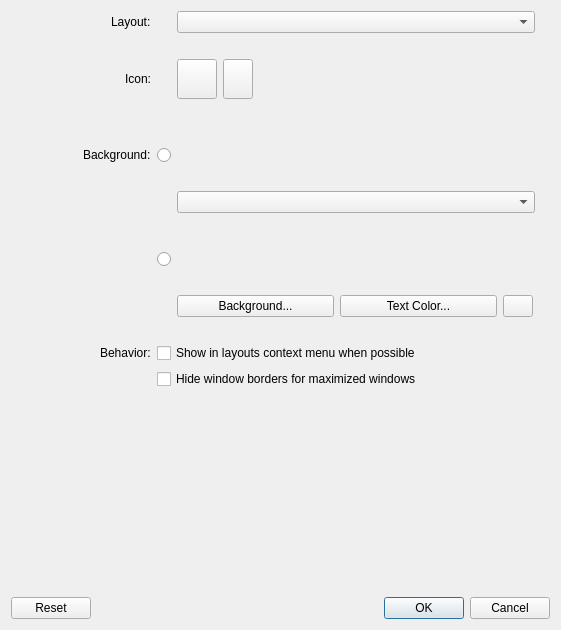
<?xml version="1.0" encoding="UTF-8"?>
<ui version="4.0">
 <class>DetailsDialog</class>
 <widget class="QDialog" name="DetailsDialog">
  <property name="geometry">
   <rect>
    <x>0</x>
    <y>0</y>
    <width>561</width>
    <height>630</height>
   </rect>
  </property>
  <property name="windowTitle">
   <string>Details</string>
  </property>
  <layout class="QVBoxLayout" name="verticalLayout">
   <item>
    <layout class="QHBoxLayout" name="optionsLayout">
     <item>
      <spacer name="horizontalSpacer">
       <property name="orientation">
        <enum>Qt::Horizontal</enum>
       </property>
       <property name="sizeType">
        <enum>QSizePolicy::Fixed</enum>
       </property>
       <property name="sizeHint" stdset="0">
        <size>
         <width>15</width>
         <height>20</height>
        </size>
       </property>
      </spacer>
     </item>
     <item>
      <layout class="QVBoxLayout" name="verticalLayout_2">
       <item>
        <layout class="QGridLayout" name="gridLayout" columnstretch="5,0,8">
         <item row="10" column="1">
          <widget class="QRadioButton" name="backRadioBtn">
           <property name="sizePolicy">
            <sizepolicy hsizetype="Preferred" vsizetype="Fixed">
             <horstretch>0</horstretch>
             <verstretch>0</verstretch>
            </sizepolicy>
           </property>
           <property name="maximumSize">
            <size>
             <width>20</width>
             <height>20</height>
            </size>
           </property>
           <property name="text">
            <string notr="true"/>
           </property>
          </widget>
         </item>
         <item row="14" column="0">
          <widget class="QLabel" name="behaviorSecRowLbl">
           <property name="text">
            <string notr="true"/>
           </property>
          </widget>
         </item>
         <item row="10" column="2">
          <layout class="QHBoxLayout" name="backgroundOptLayout">
           <item>
            <widget class="Latte::Settings::Widget::PatternWidget" name="backPatternWidget" native="true">
             <property name="minimumSize">
              <size>
               <width>358</width>
               <height>60</height>
              </size>
             </property>
            </widget>
           </item>
           <item>
            <spacer name="horizontalSpacer_7">
             <property name="orientation">
              <enum>Qt::Horizontal</enum>
             </property>
             <property name="sizeHint" stdset="0">
              <size>
               <width>40</width>
               <height>20</height>
              </size>
             </property>
            </spacer>
           </item>
          </layout>
         </item>
         <item row="5" column="1">
          <widget class="QRadioButton" name="colorRadioBtn">
           <property name="sizePolicy">
            <sizepolicy hsizetype="Preferred" vsizetype="Fixed">
             <horstretch>0</horstretch>
             <verstretch>0</verstretch>
            </sizepolicy>
           </property>
           <property name="minimumSize">
            <size>
             <width>0</width>
             <height>0</height>
            </size>
           </property>
           <property name="maximumSize">
            <size>
             <width>20</width>
             <height>20</height>
            </size>
           </property>
           <property name="text">
            <string notr="true"/>
           </property>
          </widget>
         </item>
         <item row="8" column="2">
          <spacer name="verticalSpacer_5">
           <property name="orientation">
            <enum>Qt::Vertical</enum>
           </property>
           <property name="sizeType">
            <enum>QSizePolicy::Fixed</enum>
           </property>
           <property name="sizeHint" stdset="0">
            <size>
             <width>20</width>
             <height>10</height>
            </size>
           </property>
          </spacer>
         </item>
         <item row="7" column="2">
          <layout class="QHBoxLayout" name="horizontalLayout">
           <item>
            <widget class="QComboBox" name="colorsCmb">
             <property name="minimumSize">
              <size>
               <width>358</width>
               <height>0</height>
              </size>
             </property>
            </widget>
           </item>
           <item>
            <spacer name="horizontalSpacer_10">
             <property name="orientation">
              <enum>Qt::Horizontal</enum>
             </property>
             <property name="sizeHint" stdset="0">
              <size>
               <width>40</width>
               <height>20</height>
              </size>
             </property>
            </spacer>
           </item>
          </layout>
         </item>
         <item row="3" column="2">
          <layout class="QHBoxLayout" name="iconHorLayout">
           <item>
            <widget class="QPushButton" name="iconBtn">
             <property name="minimumSize">
              <size>
               <width>40</width>
               <height>40</height>
              </size>
             </property>
             <property name="maximumSize">
              <size>
               <width>40</width>
               <height>40</height>
              </size>
             </property>
             <property name="text">
              <string notr="true"/>
             </property>
             <property name="icon">
              <iconset theme="add">
               <normaloff>.</normaloff>.</iconset>
             </property>
             <property name="iconSize">
              <size>
               <width>32</width>
               <height>32</height>
              </size>
             </property>
            </widget>
           </item>
           <item>
            <widget class="QPushButton" name="iconClearBtn">
             <property name="minimumSize">
              <size>
               <width>0</width>
               <height>0</height>
              </size>
             </property>
             <property name="maximumSize">
              <size>
               <width>30</width>
               <height>50</height>
              </size>
             </property>
             <property name="text">
              <string notr="true"/>
             </property>
             <property name="icon">
              <iconset theme="edit-clear">
               <normaloff>.</normaloff>.</iconset>
             </property>
            </widget>
           </item>
           <item>
            <spacer name="horizontalSpacer_8">
             <property name="orientation">
              <enum>Qt::Horizontal</enum>
             </property>
             <property name="sizeHint" stdset="0">
              <size>
               <width>40</width>
               <height>20</height>
              </size>
             </property>
            </spacer>
           </item>
          </layout>
         </item>
         <item row="13" column="0">
          <layout class="QHBoxLayout" name="horizontalLayout_5">
           <item>
            <spacer name="horizontalSpacer_5">
             <property name="orientation">
              <enum>Qt::Horizontal</enum>
             </property>
             <property name="sizeHint" stdset="0">
              <size>
               <width>40</width>
               <height>20</height>
              </size>
             </property>
            </spacer>
           </item>
           <item>
            <widget class="QLabel" name="behaviorLbl">
             <property name="text">
              <string>Behavior:</string>
             </property>
            </widget>
           </item>
          </layout>
         </item>
         <item row="11" column="2">
          <layout class="QHBoxLayout" name="horizontalLayout_2">
           <item>
            <layout class="QHBoxLayout" name="horizontalLayout_6">
             <item>
              <widget class="QPushButton" name="backgroundBtn">
               <property name="minimumSize">
                <size>
                 <width>157</width>
                 <height>0</height>
                </size>
               </property>
               <property name="text">
                <string>Background...</string>
               </property>
              </widget>
             </item>
             <item>
              <widget class="QPushButton" name="textColorBtn">
               <property name="minimumSize">
                <size>
                 <width>157</width>
                 <height>0</height>
                </size>
               </property>
               <property name="text">
                <string>Text Color...</string>
               </property>
              </widget>
             </item>
             <item>
              <widget class="QPushButton" name="patternClearBtn">
               <property name="minimumSize">
                <size>
                 <width>30</width>
                 <height>5</height>
                </size>
               </property>
               <property name="maximumSize">
                <size>
                 <width>30</width>
                 <height>16777215</height>
                </size>
               </property>
               <property name="text">
                <string/>
               </property>
               <property name="icon">
                <iconset theme="edit-clear">
                 <normaloff>.</normaloff>.</iconset>
               </property>
              </widget>
             </item>
            </layout>
           </item>
           <item>
            <spacer name="horizontalSpacer_9">
             <property name="orientation">
              <enum>Qt::Horizontal</enum>
             </property>
             <property name="sizeHint" stdset="0">
              <size>
               <width>40</width>
               <height>20</height>
              </size>
             </property>
            </spacer>
           </item>
          </layout>
         </item>
         <item row="12" column="2">
          <spacer name="verticalSpacer_4">
           <property name="orientation">
            <enum>Qt::Vertical</enum>
           </property>
           <property name="sizeType">
            <enum>QSizePolicy::Fixed</enum>
           </property>
           <property name="sizeHint" stdset="0">
            <size>
             <width>15</width>
             <height>20</height>
            </size>
           </property>
          </spacer>
         </item>
         <item row="5" column="2">
          <layout class="QHBoxLayout" name="colorsOptLayout">
           <item>
            <widget class="Latte::Settings::Widget::PatternWidget" name="colorPatternWidget" native="true">
             <property name="minimumSize">
              <size>
               <width>358</width>
               <height>60</height>
              </size>
             </property>
            </widget>
           </item>
           <item>
            <spacer name="horizontalSpacer_6">
             <property name="orientation">
              <enum>Qt::Horizontal</enum>
             </property>
             <property name="sizeHint" stdset="0">
              <size>
               <width>40</width>
               <height>20</height>
              </size>
             </property>
            </spacer>
           </item>
          </layout>
         </item>
         <item row="1" column="0">
          <layout class="QHBoxLayout" name="horizontalLayout_7">
           <item>
            <spacer name="horizontalSpacer_11">
             <property name="orientation">
              <enum>Qt::Horizontal</enum>
             </property>
             <property name="sizeHint" stdset="0">
              <size>
               <width>40</width>
               <height>20</height>
              </size>
             </property>
            </spacer>
           </item>
           <item>
            <widget class="QLabel" name="layoutLbl">
             <property name="text">
              <string>Layout:</string>
             </property>
            </widget>
           </item>
          </layout>
         </item>
         <item row="4" column="2">
          <spacer name="verticalSpacer_3">
           <property name="orientation">
            <enum>Qt::Vertical</enum>
           </property>
           <property name="sizeType">
            <enum>QSizePolicy::Fixed</enum>
           </property>
           <property name="sizeHint" stdset="0">
            <size>
             <width>15</width>
             <height>20</height>
            </size>
           </property>
          </spacer>
         </item>
         <item row="10" column="0">
          <widget class="QLabel" name="backSecondRowLbl">
           <property name="text">
            <string notr="true"/>
           </property>
          </widget>
         </item>
         <item row="5" column="0">
          <layout class="QHBoxLayout" name="horizontalLayout_4">
           <item>
            <spacer name="horizontalSpacer_4">
             <property name="orientation">
              <enum>Qt::Horizontal</enum>
             </property>
             <property name="sizeHint" stdset="0">
              <size>
               <width>40</width>
               <height>20</height>
              </size>
             </property>
            </spacer>
           </item>
           <item>
            <widget class="QLabel" name="backgroundLbl">
             <property name="minimumSize">
              <size>
               <width>0</width>
               <height>0</height>
              </size>
             </property>
             <property name="text">
              <string>Background:</string>
             </property>
            </widget>
           </item>
          </layout>
         </item>
         <item row="3" column="0">
          <layout class="QHBoxLayout" name="horizontalLayout_3">
           <item>
            <spacer name="horizontalSpacer_3">
             <property name="orientation">
              <enum>Qt::Horizontal</enum>
             </property>
             <property name="sizeHint" stdset="0">
              <size>
               <width>40</width>
               <height>20</height>
              </size>
             </property>
            </spacer>
           </item>
           <item>
            <widget class="QLabel" name="iconLbl">
             <property name="text">
              <string>Icon:</string>
             </property>
            </widget>
           </item>
          </layout>
         </item>
         <item row="2" column="2">
          <spacer name="verticalSpacer_6">
           <property name="orientation">
            <enum>Qt::Vertical</enum>
           </property>
           <property name="sizeType">
            <enum>QSizePolicy::Fixed</enum>
           </property>
           <property name="sizeHint" stdset="0">
            <size>
             <width>15</width>
             <height>20</height>
            </size>
           </property>
          </spacer>
         </item>
         <item row="1" column="2">
          <layout class="QHBoxLayout" name="horizontalLayout_9">
           <item>
            <widget class="Latte::Settings::LayoutsComboBox" name="layoutsCmb">
             <property name="minimumSize">
              <size>
               <width>358</width>
               <height>0</height>
              </size>
             </property>
            </widget>
           </item>
           <item>
            <spacer name="horizontalSpacer_12">
             <property name="orientation">
              <enum>Qt::Horizontal</enum>
             </property>
             <property name="sizeHint" stdset="0">
              <size>
               <width>40</width>
               <height>20</height>
              </size>
             </property>
            </spacer>
           </item>
          </layout>
         </item>
         <item row="13" column="1" colspan="2">
          <widget class="QCheckBox" name="inMenuChk">
           <property name="maximumSize">
            <size>
             <width>16777215</width>
             <height>16777215</height>
            </size>
           </property>
           <property name="text">
            <string>Show in layouts context menu when possible</string>
           </property>
          </widget>
         </item>
         <item row="14" column="1" colspan="2">
          <widget class="QCheckBox" name="borderlessChk">
           <property name="text">
            <string>Hide window borders for maximized windows</string>
           </property>
          </widget>
         </item>
        </layout>
       </item>
      </layout>
     </item>
     <item>
      <spacer name="horizontalSpacer_2">
       <property name="orientation">
        <enum>Qt::Horizontal</enum>
       </property>
       <property name="sizeType">
        <enum>QSizePolicy::Fixed</enum>
       </property>
       <property name="sizeHint" stdset="0">
        <size>
         <width>15</width>
         <height>20</height>
        </size>
       </property>
      </spacer>
     </item>
    </layout>
   </item>
   <item>
    <spacer name="verticalSpacer_2">
     <property name="orientation">
      <enum>Qt::Vertical</enum>
     </property>
     <property name="sizeHint" stdset="0">
      <size>
       <width>20</width>
       <height>40</height>
      </size>
     </property>
    </spacer>
   </item>
   <item>
    <widget class="QDialogButtonBox" name="buttonBox">
     <property name="orientation">
      <enum>Qt::Horizontal</enum>
     </property>
     <property name="standardButtons">
      <set>QDialogButtonBox::Cancel|QDialogButtonBox::Ok|QDialogButtonBox::Reset</set>
     </property>
    </widget>
   </item>
  </layout>
 </widget>
 <customwidgets>
  <customwidget>
   <class>Latte::Settings::LayoutsComboBox</class>
   <extends>QComboBox</extends>
   <header>settings/generic/layoutscombobox.h</header>
  </customwidget>
  <customwidget>
   <class>Latte::Settings::Widget::PatternWidget</class>
   <extends>QWidget</extends>
   <header>settings/detailsdialog/patternwidget.h</header>
   <container>1</container>
  </customwidget>
 </customwidgets>
 <resources/>
 <connections>
  <connection>
   <sender>buttonBox</sender>
   <signal>accepted()</signal>
   <receiver>DetailsDialog</receiver>
   <slot>accept()</slot>
   <hints>
    <hint type="sourcelabel">
     <x>248</x>
     <y>254</y>
    </hint>
    <hint type="destinationlabel">
     <x>157</x>
     <y>274</y>
    </hint>
   </hints>
  </connection>
  <connection>
   <sender>buttonBox</sender>
   <signal>rejected()</signal>
   <receiver>DetailsDialog</receiver>
   <slot>reject()</slot>
   <hints>
    <hint type="sourcelabel">
     <x>316</x>
     <y>260</y>
    </hint>
    <hint type="destinationlabel">
     <x>286</x>
     <y>274</y>
    </hint>
   </hints>
  </connection>
 </connections>
</ui>
